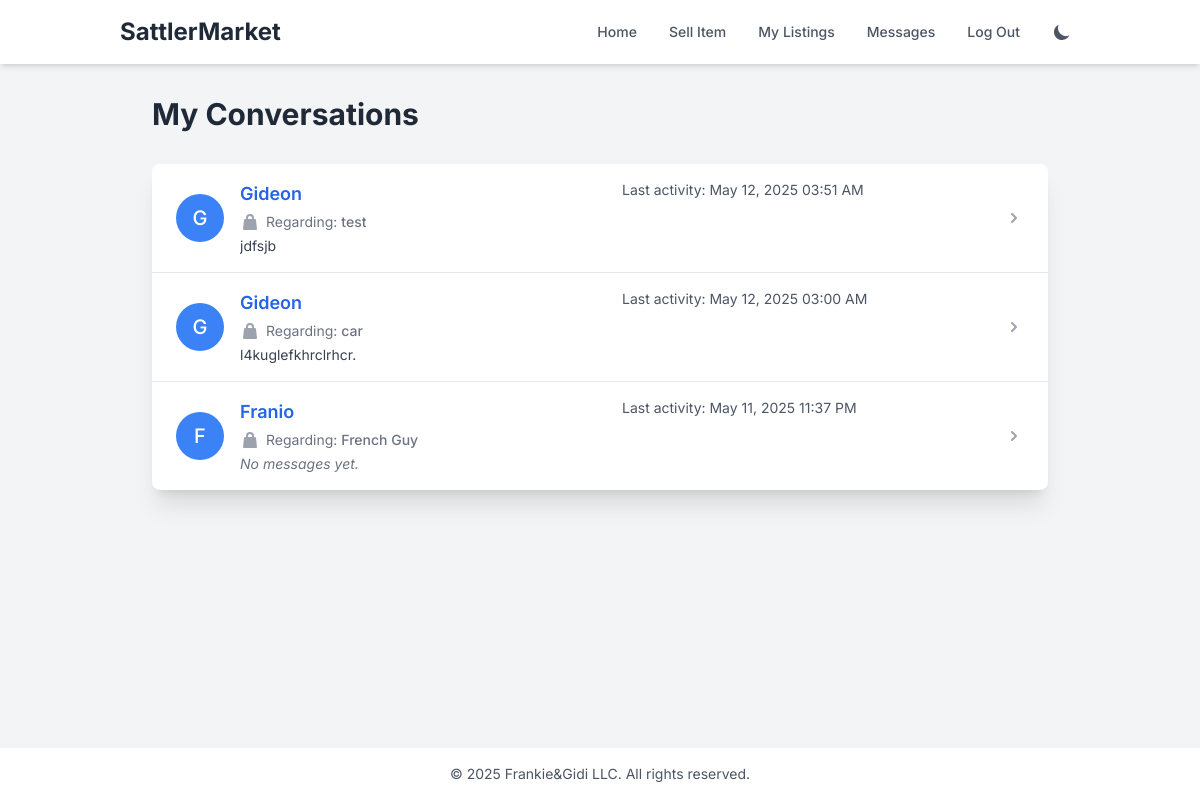
Page /messages (signed in) on the committed database.
### tables this page shows
CREATE TABLE conversations (
    id INTEGER PRIMARY KEY AUTOINCREMENT NOT NULL,
    user1_id INTEGER NOT NULL, -- The user with the smaller ID
    user2_id INTEGER NOT NULL, -- The user with the larger ID
    item_id INTEGER,           -- Optional: if the conversation is about a specific item
    created_at TIMESTAMP DEFAULT CURRENT_TIMESTAMP,
    updated_at TIMESTAMP DEFAULT CURRENT_TIMESTAMP, -- To sort conversations by last message
    FOREIGN KEY (user1_id) REFERENCES users (id),
    FOREIGN KEY (user2_id) REFERENCES users (id),
    FOREIGN KEY (item_id) REFERENCES items (id),
    UNIQUE (user1_id, user2_id, item_id) -- Ensures a unique conversation for a pair of users (and optionally an item)
);

CREATE TABLE items (
    id INTEGER PRIMARY KEY AUTOINCREMENT NOT NULL,
    user_id INTEGER NOT NULL, -- Foreign key to the users table
    title TEXT NOT NULL,
    description TEXT NOT NULL,
    price REAL NOT NULL, -- Using REAL for currency
    category TEXT,
    image_url TEXT, -- Storing URL to an image
    status TEXT DEFAULT 'available', -- e.g., available, sold, pending
    listed_at TIMESTAMP DEFAULT CURRENT_TIMESTAMP,
    FOREIGN KEY (user_id) REFERENCES users (id)
);

### app.py (the view)
@app.route("/messages")
@login_required
def list_conversations():
    user_id = session["user_id"]
    conversations = db.execute("""
        SELECT
            c.id AS conversation_id, c.item_id, c.updated_at,
            CASE WHEN c.user1_id = :uid THEN u2.username ELSE u1.username END AS other_user_username,
            CASE WHEN c.user1_id = :uid THEN c.user2_id ELSE c.user1_id END AS other_user_id,
            i.title AS item_title,
            (SELECT m.body FROM messages m WHERE m.conversation_id = c.id ORDER BY m.sent_at DESC LIMIT 1) AS last_message_body,
            (SELECT m.sent_at FROM messages m WHERE m.conversation_id = c.id ORDER BY m.sent_at DESC LIMIT 1) AS last_message_time,
            (SELECT COUNT(m.id) FROM messages m WHERE m.conversation_id = c.id AND m.receiver_id = :uid AND m.is_read = 0) AS unread_in_conv_count
        FROM conversations c
        JOIN users u1 ON c.user1_id = u1.id
        JOIN users u2 ON c.user2_id = u2.id
        LEFT JOIN items i ON c.item_id = i.id
        WHERE c.user1_id = :uid OR c.user2_id = :uid
        ORDER BY c.updated_at DESC
    """, uid=user_id)
    return render_template("conversations_list.html", conversations=conversations)

### app.py (called while the page is built)
@app.template_filter('dateformat')
def format_datetime_filter(value, format='%Y-%m-%d %H:%M'):
    if value is None: return ""
    if isinstance(value, str):
        try:
            dt_obj = datetime.fromisoformat(value.replace('Z', '+00:00')) if 'T' in value else datetime.strptime(value, '%Y-%m-%d %H:%M:%S')
        except ValueError:
            try: dt_obj = datetime.strptime(value, '%Y-%m-%d')
            except ValueError: return value
    elif isinstance(value, datetime): dt_obj = value
    else: return value
    if dt_obj.tzinfo is None: dt_obj = dt_obj.replace(tzinfo=timezone.utc)
    return dt_obj.strftime(format)

@app.after_request
def after_request(response):
    response.headers["Cache-Control"] = "no-cache, no-store, must-revalidate"
    response.headers["Expires"] = 0
    response.headers["Pragma"] = "no-cache"
    return response

@app.context_processor
def inject_global_variables():
    unread_messages_count = 0
    if "user_id" in session:
        count_result = db.execute(
            "SELECT COUNT(id) as unread_count FROM messages WHERE receiver_id = ? AND is_read = 0",
            session["user_id"]
        )
        if count_result and count_result[0]["unread_count"] > 0:
            unread_messages_count = count_result[0]["unread_count"]
    return {
        'now': datetime.now(timezone.utc),
        'has_unread_messages': unread_messages_count > 0,
        'unread_messages_count': unread_messages_count # Optional: if you want to display the count
    }

### helpers.py (called while the page is built)
def login_required(f):
    @wraps(f)
    def decorated_function(*args, **kwargs):
        if session.get("user_id") is None:
            return redirect(url_for("login")) # Simpler redirect to login
        return f(*args, **kwargs)
    return decorated_function

### templates/conversations_list.html (shortened to what this page needs)
{% extends "layout.html" %}
{% block main %}
<div class="max-w-4xl mx-auto">
    <h1 class="text-3xl font-bold text-gray-800 dark:text-gray-100 mb-8">My Conversations</h1>
    {% if conversations %}
        <div class="bg-white dark:bg-gray-800 shadow-xl rounded-lg">
            <ul role="list" class="divide-y divide-gray-200 dark:divide-gray-700">
                {% for conv in conversations %}
                <li>
                    <a href="{{ url_for('chat_view', other_user_id=conv.other_user_id, item_id=conv.item_id if conv.item_id else None) }}" class="block hover:bg-gray-50 dark:hover:bg-gray-700 transition duration-150 ease-in-out">
                        <div class="flex items-center px-4 py-4 sm:px-6">
                            <div class="min-w-0 flex-1 flex items-center">
                                <div class="flex-shrink-0">
                                    <span class="inline-flex items-center justify-center h-12 w-12 rounded-full bg-blue-500 dark:bg-blue-600">
                                        <span class="text-xl font-medium leading-none text-white">{{ conv.other_user_username[0]|upper }}</span>
                                    </span>
                                </div>
                                <div class="min-w-0 flex-1 px-4 md:grid md:grid-cols-2 md:gap-4">
                                    <div>
                                        <p class="text-lg font-semibold text-blue-600 dark:text-blue-400 truncate">{{ conv.other_user_username }}</p>
                                        {% if conv.item_title %}
                                        <p class="mt-1 flex items-center text-sm text-gray-500 dark:text-gray-400">
                                            Regarding: <span class="truncate ml-1 font-medium">{{ conv.item_title }}</span>
                                        </p>
                                        {% endif %}
                                        {% if conv.last_message_body %}
                                        <p class="mt-1 text-sm text-gray-700 dark:text-gray-300 truncate">
                                            {{ conv.last_message_body }}
                                        </p>
                                        {% else %}
                                        <p class="mt-1 text-sm text-gray-500 dark:text-gray-400 italic">No messages yet.</p>
                                        {% endif %}
                                    </div>
                                    <div class="hidden md:block">
                                        <div>
                                            <p class="text-sm text-gray-600 dark:text-gray-400">
                                                Last activity:
                                                <time datetime="{{ conv.updated_at }}">{{ conv.updated_at | dateformat('%b %d, %Y %I:%M %p') }}</time>
                                            </p>
                                        </div>
                                    </div>
                                </div>
                            </div>
                            <div>
                            </div>
                        </div>
                    </a>
                </li>
                {% endfor %}
            </ul>
        </div>
    {% endif %}
</div>
{% endblock %}

### templates/layout.html (style rules this page uses)
body { font-family: 'Inter', sans-serif; }
body, .bg-white, .bg-gray-100, .text-gray-900, .text-gray-800, .text-gray-600, .shadow-md { transition: background-color 0.3s ease, color 0.3s ease, border-color 0.3s ease; }

### rows in the picture
conversations: other_user_username "G", other_user_username "Gideon", item_title "test", last_message_body "jdfsjb", updated_at "May 12, 2025 03:51 AM"
conversations: other_user_username "G", other_user_username "Gideon", item_title "car", last_message_body "l4kuglefkhrclrhcr.", updated_at "May 12, 2025 03:00 AM"
conversations: other_user_username "F", other_user_username "Franio", item_title "French Guy", shows "No messages yet.", updated_at "May 11, 2025 11:37 PM"
